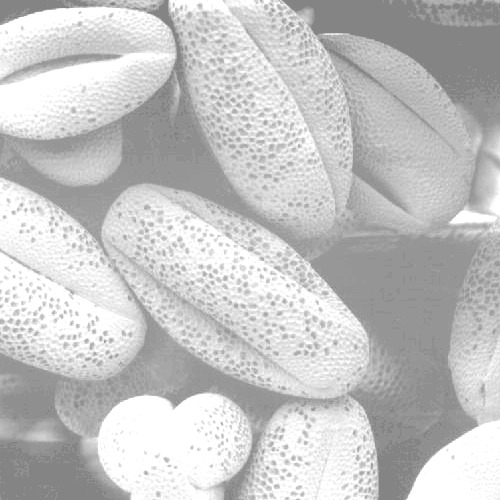
#> input picture Lab 07/Images/hist2.tif, 500 x 500 px
$ python Task.py
#> lines starting #> are read from the running program, lines starting #| are printed output that depends on the picture
import cv2
import matplotlib.pyplot as plt
import numpy as np

def HistogramEqualization(image):
	height, width = image.shape
	N = height*width
	image_pixel = np.zeros(image.shape)
	newImage = np.zeros(image.shape)

	print("Size: ", height, width)

	for x in range(height):
		for y in range(width):
			image_pixel[image[x,y]] += 1

	image_pixel, values = np.histogram(image.flatten(), 256, [0, 256])
	prob_dist = np.ceil(((256 - 1) * image_pixel) / image.size)
	cumm_dist = prob_dist.cumsum()

	for x in range(height):
		for y in range(width):
			newImage[x,y] = cumm_dist[image[x,y]]

	cv2.imwrite("../Images/newImage.png", newImage)
	plt.hist(newImage.ravel(), 256, [0,256])
	plt.savefig("../Images/newImage_Histogram.png")
	plt.show()

def main():
	IMAGE_PATH = "../Images/hist2.tif"
	image = cv2.imread(IMAGE_PATH, 0)
#> image is the input picture: shape (500, 500); min 132, max 255, mean 196.4
	cv2.imwrite("../Images/originalImage.png", image)

	# Histogram of Original Image
	plt.hist(image.ravel(), 256, [0,256])
	plt.savefig("../Images/originalImage_Histogram.png")
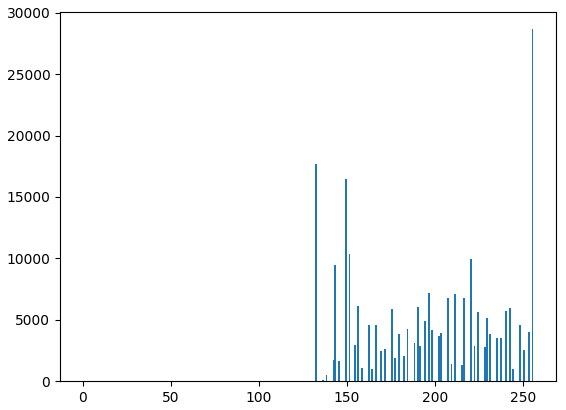
#> figure drawn by matplotlib, 1 panel; tallest bar 28659 high, from x = 255 to 256
	# plt.show()

	HistogramEqualization(image)
#| Size:  500 500
#> after the loop in HistogramEqualization, `for x in range(height):`:
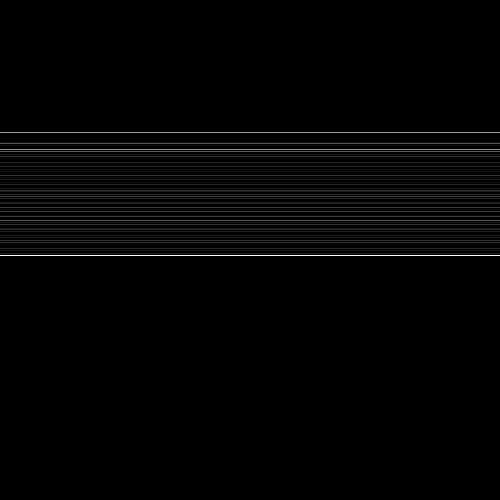
#> image_pixel: shape (500, 500) float64; min 0, max 28659, mean 500; drawn with min black and max white
#> in HistogramEqualization, `image_pixel, values = np.histogram(image.flatten(), 256, [0, 256])`: image_pixel = 256 values, max 28659 at index 255, min 0 at index 0, mean 976.6; values = 257 values from 0 to 256
#> in HistogramEqualization, `prob_dist = np.ceil(((256 - 1) * image_pixel) / image.size)`: prob_dist = 256 values, max 30 at index 255, min 0 at index 0, mean 1.09
#> in HistogramEqualization, `cumm_dist = prob_dist.cumsum()`: cumm_dist = 256 values from 0 to 278
#> after the loop in HistogramEqualization, `for x in range(height):`:
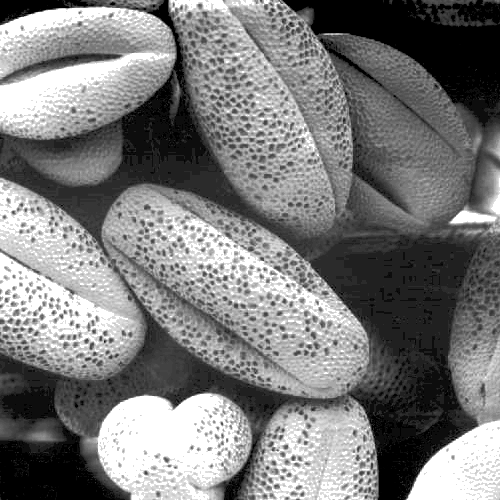
#> newImage: shape (500, 500) float64; min 19, max 278, mean 144.6; drawn with min black and max white
#> in HistogramEqualization, `plt.savefig("../Images/newImage_Histogram.png")`:
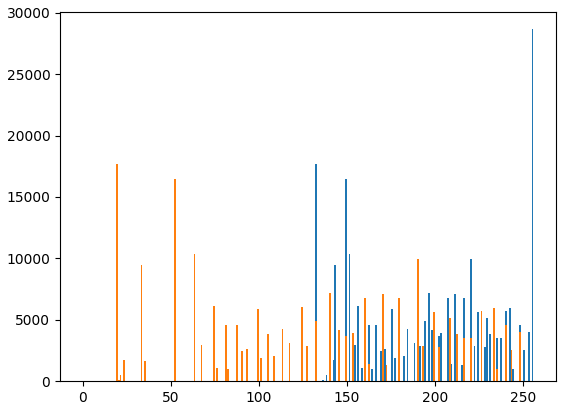
#> figure drawn by matplotlib, 1 panel; tallest bar 28659 high, from x = 255 to 256; tallest bar 17718 high, from x = 19 to 20


if __name__ == '__main__':
	main()
